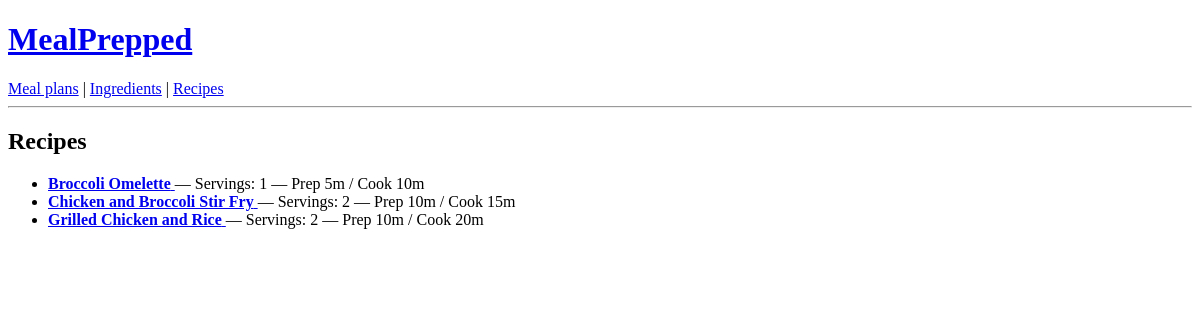
Before: / with the older database file.
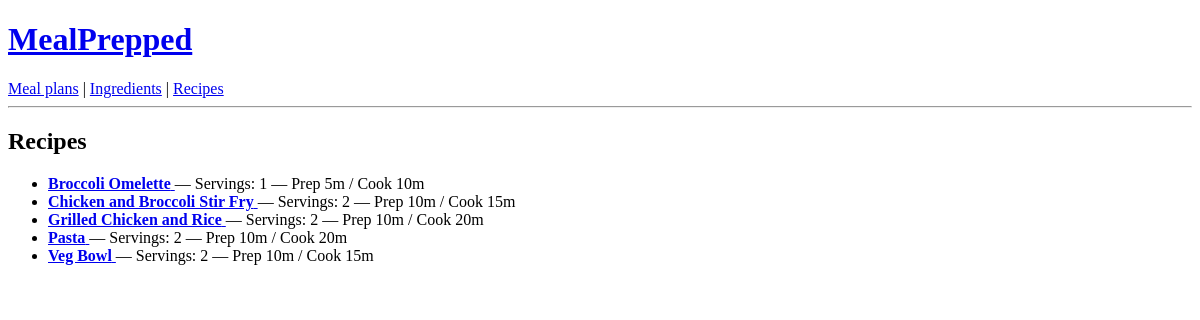
After: the same page with the newer database file.
### mealprepped/models.py (models this page shows, shortened)
class Timestamped(models.Model):
    created_at = models.DateTimeField(auto_now_add=True)
    updated_at = models.DateTimeField(auto_now=True)
    class Meta:
        abstract = True

class Recipe(Timestamped):
    recipe_id = models.AutoField(primary_key=True)
    title = models.CharField(max_length=150, unique=True)
    description = models.TextField(blank=True)
    servings = models.IntegerField(default=1, validators=[MinValueValidator(1)])
    prep_minutes = models.IntegerField(default=0)
    cook_minutes = models.IntegerField(default=0)
    class Meta:
        ordering = ["title"]

### mealprepped/views.py (the view)
# urls.py: path("", recipe_list, name="home"),
def recipe_list(request):
    recipes = Recipe.objects.all().order_by("title")
    return render(
        request,
        "mealprepped/recipe_list.html",
        {"recipes": recipes},
    )

### mealprepped/templates/mealprepped/recipe_list.html (shortened to what this page needs)
{% extends "base.html" %}
{% block content %}
  <h2>Recipes</h2>
  <ul>
    {% for r in recipes %}
      <li>
        <a href="{% url 'mealprepped:recipe_detail' r.pk %}">
          <strong>{{ r.title }}</strong>
        </a>
        — Servings: {{ r.servings }}
        — Prep {{ r.prep_minutes }}m / Cook {{ r.cook_minutes }}m
      </li>
    {% empty %}
      <li>No recipes yet. Add some in Admin → Recipes.</li>
    {% endfor %}
  </ul>
{% endblock %}

Changed rows visible on the page:
added Recipe: title "Pasta", servings "2", prep_minutes "10", cook_minutes "20"
added Recipe: title "Veg Bowl", servings "2", prep_minutes "10", cook_minutes "15"
